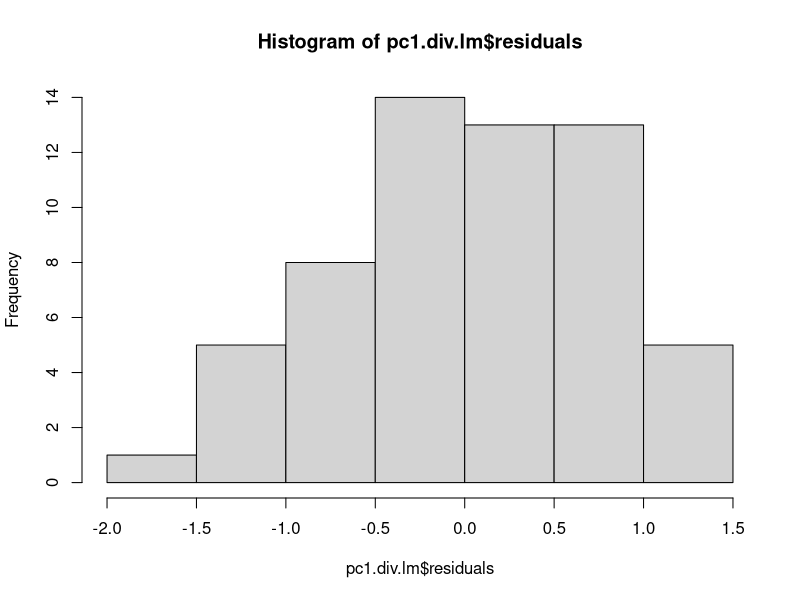
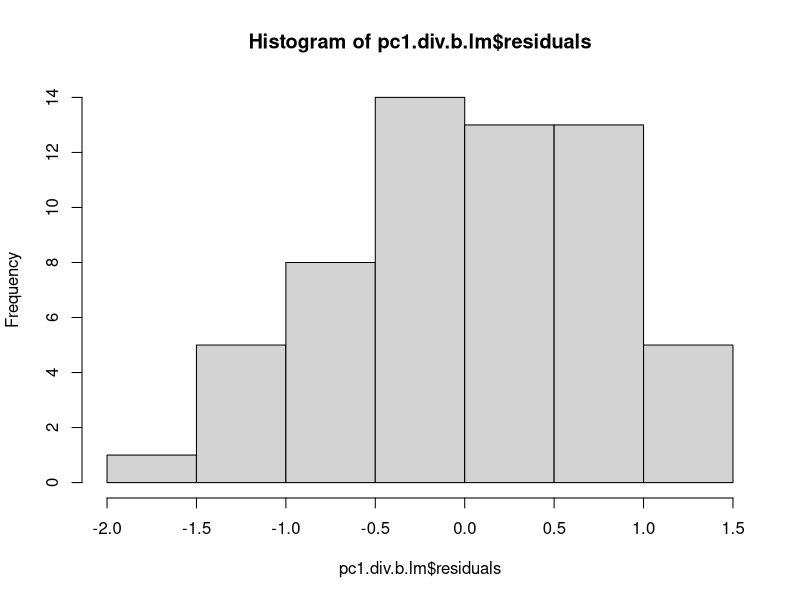

Generate these figures, in order, with R: (Note: this script raises an error after producing the figures.)
## Script written to assess variation in soil traits (nutrients, fungal 
## communities, and bacterial communities) in mottes.
## Written by Dr. Elizabeth Bowman, May 19, 2025
## eabowman@utexas.edu
## 
## Here, I am assessing how the distinct soil characteristics and plant
## communities found in grasslands structures soil microbial communities
## (fungi and bacteria) and to what extent does invasion by Guinea grass
## and disturbance alter these patterns.

## 0. Collinearity of explanatory variables
## 1. Soil characteristics
## 2. Fungi
## 3. Bacteria
## 4. Structural equation model

fung.g <- read.csv('data/data.fungal.Grasslands.csv')
bac.g <- read.csv('data/data.bacterial.Grasslands.csv')
div.soil.g <- read.csv('data/data.diversity.Grasslands.csv')

#--------------------------------------------------------------#
# 0. Assess collinearity of data ----
#--------------------------------------------------------------#

## rcorr ----
cor.data <- fung.g[, c("PC1.soil", "PC2.soil", "MAP", "plant.shannon",
                       "fungal.fisher.alpha", "bacterial.fisher.alpha")]
Hmisc::rcorr(as.matrix(cor.data),
             type = "spearman")

#                        PC1.soil PC2.soil MAP    plant.shannon fungal.fisher.alpha bacterial.fisher.alpha
# PC1.soil                        0.2393   0.5713 0.0000        0.0237              0.0020                
# PC2.soil               0.2393            0.1812 0.7480        0.1352              0.0904                
# MAP                    0.5713   0.1812          0.8060        0.6390              0.0002                
# plant.shannon          0.0000   0.7480   0.8060               0.0189              0.0704                
# fungal.fisher.alpha    0.0237   0.1352   0.6390 0.0189                            0.0560                
# bacterial.fisher.alpha 0.0020   0.0904   0.0002 0.0704        0.0560                       

## Calculate residuals ----

### Fungi
pc1.div.lm <- glm(plant.shannon ~ PC1.soil, data = fung.g)
summary(pc1.div.lm)

shapiro.test(pc1.div.lm$residuals)
hist(pc1.div.lm$residuals)

fung.g$plant.shannon.residuals <- pc1.div.lm$residuals

fung.g[c(1:23, 1375, 24:1374)] -> fung.g

### Bacteria
pc1.div.b.lm <- glm(plant.shannon ~ PC1.soil, data = bac.g)
summary(pc1.div.b.lm)

shapiro.test(pc1.div.b.lm$residuals)
hist(pc1.div.b.lm$residuals)

bac.g$plant.shannon.residuals <- pc1.div.b.lm$residuals

bac.g[c(1:23, 5686, 24:5685)] -> bac.g

#--------------------------------------------------------------#
# 1. Soil characteristics----
#--------------------------------------------------------------#

## PCA of soil traits with PC1 and PC2 ----
### Create PCA of soil traits (same traits as used in the Woodland-grassland analysis)
div.soil.g %>%
  mutate(log.C.mgperkg = log(C.mgperkg),
         log.N.mgperkg = log(N.mgperkg),
         log.P.mgperkg = log(P.mgperkg), # not normal even with transf.
         log.Mg.mgperkg = log(Mg.mgperkg),
         log.Mn.mgperkg = log(Mn.mgperkg),
         log.Fe.mgperkg = log(Fe.mgperkg),
         log.K.mgperkg = log(K.mgperkg),
         log.Ca.mgperkg = log(Ca.mgperkg),
         log.pH = log(pH)) %>%
  dplyr::select(Active_C_mgkg.1, log.C.mgperkg, log.N.mgperkg, log.P.mgperkg,
                log.Mg.mgperkg, log.Mn.mgperkg, log.Fe.mgperkg, log.K.mgperkg,
                log.Ca.mgperkg, log.pH) -> PCA.soil

# Standardize data using Z-scores (default method is "standardize")
standardized_data <- decostand(PCA.soil, method = "standardize")

# PCA
PCA.g.soil <- prcomp(standardized_data,
                     center = F, 
                     scale. = F)
summary(PCA.g.soil)
biplot(PCA.g.soil)

### Plot: Vegetation type ----
# Extract loadings for PC1 and PC2
loadings <- as.data.frame(PCA.g.soil$rotation[, 1:2])
loadings$trait <- rownames(loadings)  # Add variable names for labeling
loadings$trait <- c("ActiveC", "C", "N", "P", "Mg", "Mn", "Fe", "K", "Ca", "pH") # Shorten names

# Scale loadings (adjust the multiplier if arrows are too short or too long)
arrow_multiplier <- 5
loadings <- loadings %>%
  mutate(PC1 = PC1 * arrow_multiplier, PC2 = PC2 * arrow_multiplier)

# Function to calculate confidence ellipse
calc_ellipse <- function(x, y, conf = 0.95) {
  ellipse::ellipse(cbind(x, y), level = conf)
}

ggplot(fung.g,
       aes(x = PC1.soil, y = PC2.soil,
           fill = plant.shannon,
           shape = invasion)) +
  geom_point(size = 3, color = "black") +  # black border
  xlab("PC1 (43.4%)") +
  ylab("PC2 (15.8%)") +
  # Add arrows for soil traits
  geom_segment(data = loadings,
               aes(x = 0, y = 0, xend = PC1, yend = PC2),
               arrow = arrow(length = unit(0.2, "cm")),
               color = "black", inherit.aes = FALSE) +
  # Add trait labels
  ggrepel::geom_text_repel(data = loadings,
                           aes(x = PC1, y = PC2, label = trait),
                           color = "black", size = 5,
                           max.overlaps = 20,
                           box.padding = 0.5,
                           point.padding = 0.2,
                           segment.color = "darkred",
                           inherit.aes = FALSE) +
  scale_fill_gradient(low = "white", high = "#905971") +
  scale_shape_manual(values = c(21, 24)) +  # both support fill + border
  labs(fill = "Plant Shannon's\ndiversity",
       shape = "") +
  theme_classic() +
  theme(axis.text = element_text(size = 10, color = 'black'),
        axis.title = element_text(size = 12),
        strip.text.x = element_text(size = 10),
        legend.position = 'right',
        legend.title = element_text(size = 10),
        panel.background = element_rect(fill = "transparent", color = NA),
        plot.background = element_rect(fill = "transparent", color = NA),
        panel.grid.major = element_blank(),
        panel.grid.minor = element_blank()) -> Fig.2a

## PC1 of soil traits ----
PC1.lm <- lm(PC1.soil ~ MAP + plant.shannon,
              #random = ~ 1 | block,
              data = fung.g)
summary(PC1.lm)
plot(PC1.lm$residuals)
shapiro.test(PC1.lm$residuals)

ggplot(fung.g, aes(x = plant.shannon,
                   y = PC1.soil)) +
  geom_point(size = 3, shape = 21, color = 'black', fill = '#905971') +
  geom_smooth(method = "lm", se = FALSE, color = 'darkgrey') +
  labs(y = 'Soil PC1 (43.4%)',
       x = "Plant Shannon's diversity" ) +
  theme_classic() +
  theme(axis.title = element_text(size = 12),
        axis.text.y = element_text(size = 10,
                                   color = 'black'),
        axis.text.x = element_text(size = 10,
                                   color = 'black'),
        legend.position = 'right',
        panel.background = element_rect(fill = "transparent", color = NA),
        plot.background = element_rect(fill = "transparent", color = NA),
        panel.grid.major = element_blank(),
        panel.grid.minor = element_blank()) -> Fig.2b

## PC2 of soil traits ----
PC2.lm <- lm(PC2.soil ~ MAP + plant.shannon,
             #random = ~ 1 | block,
             data = fung.g)
summary(PC2.lm)
# plot(PC2.lm)
shapiro.test(PC2.lm$residuals)

## Enzymatic activity ----

### Beta galactosidase ----
beta.lm <- lm(log.beta ~ fungal.fisher.alpha + bacterial.fisher.alpha +
                 MAP + plant.shannon.residuals + PC1.soil,
               # random = ~ 1 | block,
               data = fung.g)
summary(beta.lm)
plot(beta.lm$residuals)
shapiro.test(beta.lm$residuals)

### Nag----
nag.lm <- lm(log.nag ~ fungal.fisher.alpha + bacterial.fisher.alpha +
                MAP + invasion + PC1.soil,
              # random = ~ 1 | block,
              data = fung.g)
summary(nag.lm)
# plot(nag.lm$residuals)
shapiro.test(nag.lm$residuals)

### Phos----
phos.lm <- lme(Phos_umolgSOC.1h.1 ~ fungal.fisher.alpha + bacterial.fisher.alpha +
                 MAP + plant.shannon.residuals + PC1.soil,
    random = ~ 1 | block,
    data = fung.g)
summary(phos.lm)
# plot(phos.lm$residuals)
shapiro.test(phos.lm$residuals)

#--------------------------------------------------------------#
# 2. Fungi ----
#--------------------------------------------------------------#

## Species richness and diversity ----

# Check normality
hist(div.soil.g$fungal.spec.richness)
shapiro.test(div.soil.g$fungal.spec.richness)  
hist(div.soil.g$fungal.fisher.alpha)
shapiro.test(div.soil.g$fungal.fisher.alpha)  

### OTU richness: normal ----
### Fine
fung.sr.lm <- lm(fungal.spec.richness ~ plant.shannon.residuals + PC1.soil + MAP,
                 #random = ~ 1 | block,
                 data = fung.g)
summary(fung.sr.lm)
hist(fung.sr.lm$residuals)
shapiro.test(fung.sr.lm$residuals)

ggplot(fung.g, aes(x = PC1.soil,
                   y = fungal.spec.richness)) +
  geom_point(size = 3, shape = 21, fill = '#905971', color = 'black') +
  geom_smooth(method = "lm", se = FALSE, color = 'darkgrey') +
  ylab("Fungal OTU richness") +
  xlab("PC1 soil (43.4%)") +
  theme_classic() +
  theme(axis.title = element_text(size = 12),
        axis.text.y = element_text(size = 10,
                                   color = 'black'),
        axis.text.x = element_text(size = 10,
                                   color = 'black'),
        legend.position = 'right',
        panel.background = element_rect(fill = "transparent", color = NA),
        plot.background = element_rect(fill = "transparent", color = NA),
        panel.grid.major = element_blank(),
        panel.grid.minor = element_blank()) -> Fig.2c

### Fisher's alpha: normal ----
### Fine
fung.div.lm <- lm(fungal.fisher.alpha ~ plant.shannon.residuals + PC1.soil + MAP,
                   #random = ~ 1 | block,
                   data = fung.g)
summary(fung.div.lm)
hist(fung.div.lm$residuals)
shapiro.test(fung.div.lm$residuals)

## NMDS and PERMANOVA: Fungi ----
# isolate fungal community data
fung.comm <- dplyr::select(fung.g, starts_with('Otu'))
# Remove singletons
fung.comm <- fung.comm[colSums(fung.comm) > 1]

### PERMANOVA: Jaccard----
# Constrains permutations to blocks (aka pastures)
perm <- how(nperm = 199)
setBlocks(perm) <- with (fung.g, block)

# fine
fung.jac.adonis <- adonis2(fung.comm ~ PC1.soil * plant.shannon.residuals * MAP + PCNM1,
                          method = 'jaccard',
                          by = 'terms',
                          data = fung.g,
                          permutations = perm)

fung.jac.adonis.df <- as.data.frame(fung.jac.adonis)
write.csv(fung.jac.adonis.df, 'results/Table3_Fungal_JaccardPERMANOVA_Grasslands.csv',
          row.names = T)

### NMDS: Jaccard ----
# create distance matrix
jacc.dist <- vegdist(fung.comm, method = 'jaccard', binary = T)

# GGplot: Jaccard
jacc.mds <- metaMDS(jacc.dist, dist = 'bray',
                    try = 1000, trymax = 1000)
jacc.stress <- jacc.mds$stress

# format data for plot
data.scores <- data.frame(NMDS1 = jacc.mds$points[,1],
                          NMDS2 = jacc.mds$points[,2],
                          inv = fung.g$invasion,
                          dist = fung.g$disturbance,
                          MAP = fung.g$MAP,
                          soil = fung.g$PC1.soil,
                          plant.div = fung.g$plant.shannon.residuals,
                          geo.dist = fung.g$PCNM1)
# install.packages("viridis")  # Install
library("viridis")  

ggplot() + 
  geom_point(data = data.scores, aes(x = NMDS1,
                                     y = NMDS2,
                                     color = soil,
                                     shape = inv),
             size = 3) +
  #scale_fill_manual(values = c('darkblue', 'lightblue')) + # for invasion
  scale_color_viridis() +
  coord_equal() +
  theme_classic() +
  labs(shape = "",
       color = "Soil PC1") +  
  theme(axis.text = element_text(size = 10,
                                 colour = 'black'),
        axis.title = element_text(size = 12),
        legend.position = 'right',
        legend.title = element_text(size = 10),
        panel.background = element_rect(fill = "transparent", color = NA),
        plot.background = element_rect(fill = "transparent", color = NA),
        panel.grid.major = element_blank(),
        panel.grid.minor = element_blank()) -> Fig.2e

### PERMANOVA: Morisita-Horn ----
# Constrains permutations to blocks (aka pastures)
perm <- how(nperm = 199)
setBlocks(perm) <- with (fung.g, block)

# fine
fung.horn.adonis <- adonis2(fung.comm ~ PC1.soil * plant.shannon.residuals * MAP + PCNM1,
                          method = 'horn',
                          by = 'terms',
                          data = fung.g,
                          permutations = perm)

fung.horn.adonis.df <- as.data.frame(fung.horn.adonis)
write.csv(fung.horn.adonis.df,
          'results/Table3_Fungal_MorisitaHornPERMANOVA_Grasslands.csv',
          row.names = T)

### NMDS: Morisita-Horn ----
# create distance matrix
horn.dist <- vegdist(fung.comm, method = 'horn', binary = F)

# GGplot: Jaccard
horn.mds <- metaMDS(horn.dist, dist = 'bray',
                    try = 1000, trymax = 1000)
horn.stress <- horn.mds$stress

# format data for plot
data.scores <- data.frame(NMDS1 = horn.mds$points[,1],
                          NMDS2 = horn.mds$points[,2],
                          inv = fung.g$invasion,
                          dist = fung.g$disturbance,
                          MAP = fung.g$MAP,
                          soil = fung.g$PC1.soil,
                          plant.div = fung.g$plant.shannon.residuals,
                          geo.dist = fung.g$PCNM1)

# This figure is created using plots from this script (Fig.S6a and S6c), as 
# well as plots form the 3.analysisWoodyPatches.R script. 
Fig.S6a <- ggplot() + 
  geom_point(data = data.scores, aes(x = NMDS1,
                                     y = NMDS2,
                                     color = soil,
                                     shape = inv),
             size = 3) +
  #scale_fill_manual(values = c('darkblue', 'lightblue')) + # for invasion
  scale_color_viridis() +
  coord_equal() +
  labs(color = "Soil PC1",
       shape = "") +
  theme_classic() +
  theme(axis.text = element_text(size = 10,
                                 colour = 'black'),
        axis.title = element_text(size = 12),
        legend.position = 'bottom',
        legend.title = element_text(size = 10),
        panel.background = element_rect(fill = "transparent", color = NA),
        plot.background = element_rect(fill = "transparent", color = NA),
        panel.grid.major = element_blank(),
        panel.grid.minor = element_blank())

#--------------------------------------------------------------#
# 3. Bacteria ----
#--------------------------------------------------------------#
## Be sure to run the section "Combine soil data and div data, add PC1
## of soil data" above under 2. Fungi section

## Species richness and diversity ----
# Check normality
hist(div.soil.g$bacterial.spec.richness)
shapiro.test(div.soil.g$bacterial.spec.richness)  
hist(div.soil.g$bacterial.fisher.alpha)
shapiro.test(div.soil.g$bacterial.fisher.alpha)  

### Species richness ----
### Fine
bac.sr.lm <- lm(bacterial.spec.richness ~ plant.shannon.residuals + PC1.soil + MAP,
                #random = ~ 1 | block,
                data = bac.g)
summary(bac.sr.lm)
hist(bac.sr.lm$residuals)
shapiro.test(bac.sr.lm$residuals)

### Fisher's alpha ----
### Fine
bac.div.lm <- lm(bacterial.fisher.alpha ~ plant.shannon.residuals + PC1.soil + MAP,
                 #random = ~ 1 | block,
                 data = bac.g)
summary(bac.div.lm)
hist(bac.div.lm$residuals)
shapiro.test(bac.div.lm$residuals)

ggplot(bac.g, aes(x = PC1.soil,
                  y = bacterial.fisher.alpha)) +
  geom_point(aes(fill = MAP), size = 3, shape = 21, color = 'black') +
  geom_smooth(method = "lm", se = FALSE, color = 'darkgrey') +
  scale_fill_gradient(low = "white", high = "#905971") +  # change colors here
  ylab("Bacterial Fisher's alpha") +
  xlab("PC1 soil (43.4%)") +
  theme_classic() +
  theme(axis.title = element_text(size = 12),
        axis.text.y = element_text(size = 9,
                                   color = 'black'),
        axis.text.x = element_text(size = 10,
                                   color = 'black'),
        legend.position = 'right',
        legend.title = element_text(size = 10),
        panel.background = element_rect(fill = "transparent", color = NA),
        plot.background = element_rect(fill = "transparent", color = NA),
        panel.grid.major = element_blank(),
        panel.grid.minor = element_blank()
  ) -> Fig.2d


## NMDS and PERMANOVA: Bacteria ----
# isolate fungal community data
bac.comm <- dplyr::select(bac.g, starts_with('Otu'))
# Remove singletons
bac.comm <- bac.comm[colSums(bac.comm) > 1]

### PERMANOVA: Jaccard----
# Constrains permutations to blocks (aka pastures)
perm <- how(nperm = 199)
setBlocks(perm) <- with (bac.g, block)

# fine
bac.jac.adonis <- adonis2(bac.comm ~ PC1.soil * plant.shannon.residuals * MAP + PCNM1,
                          method = 'jaccard',
                          by = 'terms',
                          data = bac.g,
                          permutations = perm)

bac.jac.adonis.df <- as.data.frame(bac.jac.adonis)
write.csv(bac.jac.adonis.df,
          'results/Table3_Bacterial_JaccardPERMANOVA_Grasslands.csv',
          row.names = T)

### NMDS: Jaccard ----
# create distance matrix
jacc.dist <- vegdist(bac.comm, method = 'jaccard', binary = T)

# GGplot: Jaccard
jacc.mds <- metaMDS(jacc.dist, dist = 'bray',
                    try = 1000, trymax = 1000)
jacc.stress <- jacc.mds$stress

# format data for plot
data.scores <- data.frame(NMDS1 = jacc.mds$points[,1],
                          NMDS2 = jacc.mds$points[,2],
                          inv = bac.g$invasion,
                          dist = bac.g$disturbance,
                          soil = bac.g$PC1.soil,
                          MAP = bac.g$MAP,
                          plant.div = bac.g$plant.shannon,
                          geo.dist = bac.g$PCNM1)

# This figure is created using plots from this script (Fig.S6a and S6c), as 
# well as plots form the 3.analysisWoodyPatches.R script. 
Fig.S6c <- ggplot() + 
  geom_point(data = data.scores, aes(x = NMDS1,
                                     y = NMDS2,
                                     color = soil,
                                     shape = inv),
             size = 3) +
  #scale_fill_manual(values = c('darkblue', 'lightblue')) + # for invasion
  scale_color_viridis() +
  coord_equal() +
  theme_classic() +
  labs(color = 'Soil PC1',
       shape = "") +
  theme(axis.text = element_text(size = 10,
                                 colour = 'black'),
        axis.title = element_text(size = 12),
        legend.position = 'none',
        panel.background = element_rect(fill = "transparent", color = NA),
        plot.background = element_rect(fill = "transparent", color = NA),
        panel.grid.major = element_blank(),
        panel.grid.minor = element_blank()
  )

### PERMANOVA: Morisita-Horn ----
# Constrains permutations to blocks (aka pastures)
perm <- how(nperm = 199)
setBlocks(perm) <- with(bac.g, block)

# fine
bac.horn.adonis <- adonis2(bac.comm ~ PC1.soil * plant.shannon.residuals * MAP + PCNM1,
                          method = 'horn',
                          by = 'terms',
                          data = bac.g,
                          permutations = perm)

bac.horn.adonis.df <- as.data.frame(bac.horn.adonis)
write.csv(bac.horn.adonis.df,
          'results/Table3_Bacterial_MorisitaHornPERMANOVA_Grasslands.csv',
          row.names = T)

### NMDS: Morisita-Horn ----
# create distance matrix
horn.dist <- vegdist(bac.comm, method = 'horn', binary = F)

# GGplot: Jaccard
horn.mds <- metaMDS(horn.dist, dist = 'bray',
                    try = 1000, trymax = 1000)
horn.stress <- horn.mds$stress

# format data for plot
data.scores <- data.frame(NMDS1 = horn.mds$points[,1],
                          NMDS2 = horn.mds$points[,2],
                          sample = bac.g$sample,
                          inv = bac.g$invasion,
                          dist = bac.g$disturbance,
                          MAP = bac.g$MAP,
                          soil = bac.g$PC1.soil,
                          plant.div = bac.g$plant.shannon,
                          geo.dist = bac.g$PCNM1)

ggplot() + 
  geom_point(data = data.scores, aes(x = NMDS1,
                                     y = NMDS2,
                                     color = soil,
                                     shape = inv),
             size = 3) +
  #scale_fill_manual(values = c('darkblue', 'lightblue')) + # for invasion
  scale_color_viridis() +
  coord_equal() +
  theme_classic() +
  labs(shape = '',
       color = 'Soil PC1') +
  theme(axis.text = element_text(size = 10,
                                 colour = 'black'),
        axis.title = element_text(size = 12),
        legend.position = 'none',
        panel.background = element_rect(fill = "transparent", color = NA),
        plot.background = element_rect(fill = "transparent", color = NA),
        panel.grid.major = element_blank(),
        panel.grid.minor = element_blank()
  ) -> Fig.2f

# Generate Figure 2
((Fig.2a | Fig.2b) /
  (Fig.2c | Fig.2d) /
  (Fig.2e | Fig.2f)) +
    plot_layout(
    guides = 'keep',
    widths = c(2,1,1,1,1)
  ) + 
  plot_annotation(tag_levels = "a") -> Fig.2

ggsave("figures/Figure2.jpg",
       plot = Fig.2,
       width = 10, height = 10,
       device = 'jpg',
       dpi = 600)

#--------------------------------------------------------------#
# 4. Structural equation model ----
#--------------------------------------------------------------#

## Read in data from above ----
sem.data <- read.csv('data/data.SEM.Grassland.csv')

## Define the model ----
sem_model_grassland <- '
  # Soil affected by plants
  PC1.soil ~ a * plant.shannon

  # Microbial diversity
  fungal.spec.richness ~ b * PC1.soil
  bacterial.fisher.alpha ~ c * PC1.soil + d * MAP

  # Community dissimilarity (NMDS1)
  jacc.f.nmds1 ~ e * PC1.soil + f * MAP + g * plant.shannon + h * PCNM1
  horn.b.nmds1 ~ i * PC1.soil + j * MAP + k * plant.shannon + l * PCNM1

  # -----------------------
  # Nuanced Indirect Effects
  # -----------------------

  # Effects from plant.shannon
  indirect_plant_on_fungal_div := a * b     # plant → soil → fungal richness
  indirect_plant_on_bact_div := a * c       # plant → soil → bacterial diversity
  indirect_plant_on_jacc := a * e + g       # plant → soil + direct → Jaccard
  indirect_plant_on_horn := a * i + k       # plant → soil + direct → Horn

  # Effects from MAP
  indirect_MAP_on_bact_div := d               # direct only
  indirect_MAP_on_jacc := f                   # direct only
  indirect_MAP_on_horn := j                   # direct only

  # Spatial effects (if meaningful to track)
  spatial_on_jacc := h
  spatial_on_horn := l
'

## Fit the model ----
fit <- sem(sem_model_grassland, data = sem.data)
summary(fit, fit.measures = TRUE, standardized = TRUE, rsquare = TRUE)

# inspect residuals
residuals(fit, type = "standardized")

# Check modification indices
modindices(fit, sort. = TRUE, minimum.value = 3.84)

## Visualize SEM ----
graph_sem(fit,
          shape = T,
          stand = T)

labels = list(#invasion = "Invasion",
           plant.shannon = "Plant diversity",
           PC1.soil = "Soil PC1",
           MAP = "MAP",
           PCNM1 = "Geographical\ndistance",
           fungal.spec.richness = "Fungal OTU richenss",
           bacterial.fisher.alpha = "Bacterial diversity",
           jacc.f.nmds1 = "Fungal\ncomm. composition",
           horn.b.nmds1 = "Bacterial\ncomm. composition")

lavaanPlot(model = fit,
           labels = labels,
           stand = T,
           coefs = T,
           covs = F,
           sig = 0.05,
           node_options = list(shape = "box",
                               fontname = "Helvetica"),
           edge_options = list(color = "darkgrey"),
           stars = c('regress'))

# Remove all objects from environment except Appendix 2: Fig. S6a and S6c which
# will be needed in the 3.analysisWoodyPatches.R script to finish the figure.

env.obj <- data.frame(objects = ls())
env.obj %>% filter(!objects %in% c('Fig.S6a','Fig.S6c','Fig.S6b','Fig.S6d')) -> env.obj.remove

rm(list = env.obj.remove$objects)
